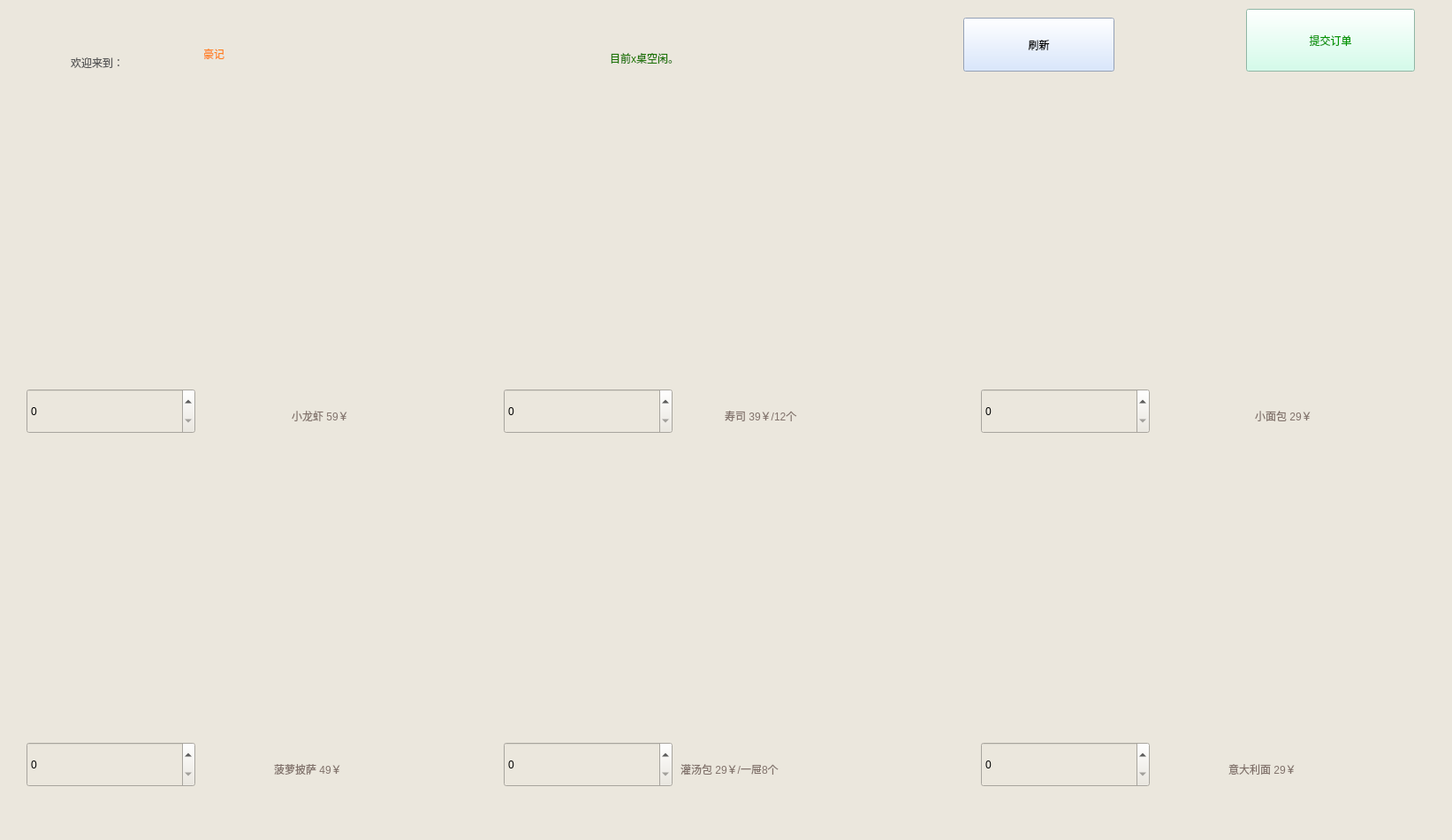
<?xml version="1.0" encoding="UTF-8"?>
<ui version="4.0">
 <class>MainWindow</class>
 <widget class="QMainWindow" name="MainWindow">
  <property name="enabled">
   <bool>true</bool>
  </property>
  <property name="geometry">
   <rect>
    <x>0</x>
    <y>0</y>
    <width>1643</width>
    <height>951</height>
   </rect>
  </property>
  <property name="maximumSize">
   <size>
    <width>16777215</width>
    <height>1613</height>
   </size>
  </property>
  <property name="windowTitle">
   <string>MainWindow</string>
  </property>
  <property name="styleSheet">
   <string notr="true">background-color: rgb(235, 231, 221);</string>
  </property>
  <widget class="QWidget" name="centralwidget">
   <widget class="QSpinBox" name="spinBox">
    <property name="geometry">
     <rect>
      <x>30</x>
      <y>440</y>
      <width>191</width>
      <height>51</height>
     </rect>
    </property>
   </widget>
   <widget class="QLabel" name="label">
    <property name="geometry">
     <rect>
      <x>30</x>
      <y>110</y>
      <width>501</width>
      <height>331</height>
     </rect>
    </property>
    <property name="text">
     <string/>
    </property>
    <property name="pixmap">
     <pixmap>../image/01(1).jpg</pixmap>
    </property>
   </widget>
   <widget class="QSpinBox" name="spinBox_1">
    <property name="geometry">
     <rect>
      <x>570</x>
      <y>440</y>
      <width>191</width>
      <height>51</height>
     </rect>
    </property>
   </widget>
   <widget class="QLabel" name="label_3">
    <property name="geometry">
     <rect>
      <x>230</x>
      <y>30</y>
      <width>161</width>
      <height>61</height>
     </rect>
    </property>
    <property name="styleSheet">
     <string notr="true">color: rgb(255, 129, 26);
font: 48pt &quot;隶书&quot;;</string>
    </property>
    <property name="text">
     <string>豪记</string>
    </property>
   </widget>
   <widget class="QLabel" name="label_2">
    <property name="geometry">
     <rect>
      <x>570</x>
      <y>110</y>
      <width>501</width>
      <height>331</height>
     </rect>
    </property>
    <property name="text">
     <string/>
    </property>
    <property name="pixmap">
     <pixmap>../image/02(1).jpg</pixmap>
    </property>
   </widget>
   <widget class="QLabel" name="label_4">
    <property name="geometry">
     <rect>
      <x>1110</x>
      <y>110</y>
      <width>501</width>
      <height>331</height>
     </rect>
    </property>
    <property name="text">
     <string/>
    </property>
    <property name="pixmap">
     <pixmap>../image/03(1).jpg</pixmap>
    </property>
   </widget>
   <widget class="QSpinBox" name="spinBox_2">
    <property name="geometry">
     <rect>
      <x>1110</x>
      <y>440</y>
      <width>191</width>
      <height>51</height>
     </rect>
    </property>
   </widget>
   <widget class="QLabel" name="label_5">
    <property name="geometry">
     <rect>
      <x>1110</x>
      <y>510</y>
      <width>501</width>
      <height>331</height>
     </rect>
    </property>
    <property name="text">
     <string/>
    </property>
    <property name="pixmap">
     <pixmap>../image/06(1).jpg</pixmap>
    </property>
   </widget>
   <widget class="QLabel" name="label_6">
    <property name="geometry">
     <rect>
      <x>570</x>
      <y>510</y>
      <width>501</width>
      <height>331</height>
     </rect>
    </property>
    <property name="text">
     <string/>
    </property>
    <property name="pixmap">
     <pixmap>../image/05(1).jpg</pixmap>
    </property>
   </widget>
   <widget class="QSpinBox" name="spinBox_5">
    <property name="geometry">
     <rect>
      <x>1110</x>
      <y>840</y>
      <width>191</width>
      <height>51</height>
     </rect>
    </property>
   </widget>
   <widget class="QSpinBox" name="spinBox_3">
    <property name="geometry">
     <rect>
      <x>30</x>
      <y>840</y>
      <width>191</width>
      <height>51</height>
     </rect>
    </property>
   </widget>
   <widget class="QSpinBox" name="spinBox_4">
    <property name="geometry">
     <rect>
      <x>570</x>
      <y>840</y>
      <width>191</width>
      <height>51</height>
     </rect>
    </property>
   </widget>
   <widget class="QLabel" name="label_7">
    <property name="geometry">
     <rect>
      <x>30</x>
      <y>510</y>
      <width>501</width>
      <height>331</height>
     </rect>
    </property>
    <property name="text">
     <string/>
    </property>
    <property name="pixmap">
     <pixmap>../image/04(1).jpg</pixmap>
    </property>
   </widget>
   <widget class="QPushButton" name="pushButton">
    <property name="geometry">
     <rect>
      <x>1410</x>
      <y>10</y>
      <width>191</width>
      <height>71</height>
     </rect>
    </property>
    <property name="styleSheet">
     <string notr="true">color: rgb(2, 150, 2);
font: 24pt &quot;幼圆&quot;;
border-color: rgb(255, 69, 252);
background-color: rgb(199, 255, 230);</string>
    </property>
    <property name="text">
     <string>提交订单</string>
    </property>
   </widget>
   <widget class="QLabel" name="label_9">
    <property name="geometry">
     <rect>
      <x>80</x>
      <y>50</y>
      <width>151</width>
      <height>41</height>
     </rect>
    </property>
    <property name="styleSheet">
     <string notr="true">color: rgb(89, 89, 89);
font: 18pt &quot;黑体&quot;;</string>
    </property>
    <property name="text">
     <string>欢迎来到：</string>
    </property>
   </widget>
   <widget class="QLabel" name="label_10">
    <property name="geometry">
     <rect>
      <x>330</x>
      <y>450</y>
      <width>191</width>
      <height>41</height>
     </rect>
    </property>
    <property name="styleSheet">
     <string notr="true">color: rgb(129, 114, 107);
font: 20pt &quot;楷体&quot;;</string>
    </property>
    <property name="text">
     <string>小龙虾 59￥</string>
    </property>
   </widget>
   <widget class="QLabel" name="label_11">
    <property name="geometry">
     <rect>
      <x>820</x>
      <y>450</y>
      <width>251</width>
      <height>41</height>
     </rect>
    </property>
    <property name="styleSheet">
     <string notr="true">color: rgb(129, 114, 107);
font: 20pt &quot;楷体&quot;;</string>
    </property>
    <property name="text">
     <string>寿司 39￥/12个</string>
    </property>
   </widget>
   <widget class="QLabel" name="label_12">
    <property name="geometry">
     <rect>
      <x>1420</x>
      <y>450</y>
      <width>191</width>
      <height>41</height>
     </rect>
    </property>
    <property name="styleSheet">
     <string notr="true">color: rgb(129, 114, 107);
font: 20pt &quot;楷体&quot;;</string>
    </property>
    <property name="text">
     <string>小面包 29￥</string>
    </property>
   </widget>
   <widget class="QLabel" name="label_13">
    <property name="geometry">
     <rect>
      <x>310</x>
      <y>850</y>
      <width>221</width>
      <height>41</height>
     </rect>
    </property>
    <property name="styleSheet">
     <string notr="true">color: rgb(129, 114, 107);
font: 20pt &quot;楷体&quot;;</string>
    </property>
    <property name="text">
     <string>菠萝披萨 49￥</string>
    </property>
   </widget>
   <widget class="QLabel" name="label_14">
    <property name="geometry">
     <rect>
      <x>770</x>
      <y>850</y>
      <width>321</width>
      <height>41</height>
     </rect>
    </property>
    <property name="styleSheet">
     <string notr="true">color: rgb(129, 114, 107);
font: 20pt &quot;楷体&quot;;</string>
    </property>
    <property name="text">
     <string>灌汤包 29￥/一屉8个</string>
    </property>
   </widget>
   <widget class="QLabel" name="label_15">
    <property name="geometry">
     <rect>
      <x>1390</x>
      <y>850</y>
      <width>221</width>
      <height>41</height>
     </rect>
    </property>
    <property name="styleSheet">
     <string notr="true">color: rgb(129, 114, 107);
font: 20pt &quot;楷体&quot;;</string>
    </property>
    <property name="text">
     <string>意大利面 29￥</string>
    </property>
   </widget>
   <widget class="QLabel" name="label_16">
    <property name="geometry">
     <rect>
      <x>690</x>
      <y>50</y>
      <width>291</width>
      <height>31</height>
     </rect>
    </property>
    <property name="styleSheet">
     <string notr="true">color: rgb(30, 116, 4);
font: 16pt &quot;新宋体&quot;;</string>
    </property>
    <property name="text">
     <string>目前x桌空闲。</string>
    </property>
   </widget>
   <widget class="QPushButton" name="pushButton_9">
    <property name="geometry">
     <rect>
      <x>1090</x>
      <y>20</y>
      <width>171</width>
      <height>61</height>
     </rect>
    </property>
    <property name="styleSheet">
     <string notr="true">background-color: rgb(206, 224, 255);
font: 36pt &quot;隶书&quot;;</string>
    </property>
    <property name="text">
     <string>刷新</string>
    </property>
   </widget>
  </widget>
  <widget class="QMenuBar" name="menubar">
   <property name="geometry">
    <rect>
     <x>0</x>
     <y>0</y>
     <width>1643</width>
     <height>26</height>
    </rect>
   </property>
  </widget>
  <widget class="QStatusBar" name="statusbar"/>
 </widget>
 <resources/>
 <connections/>
</ui>
